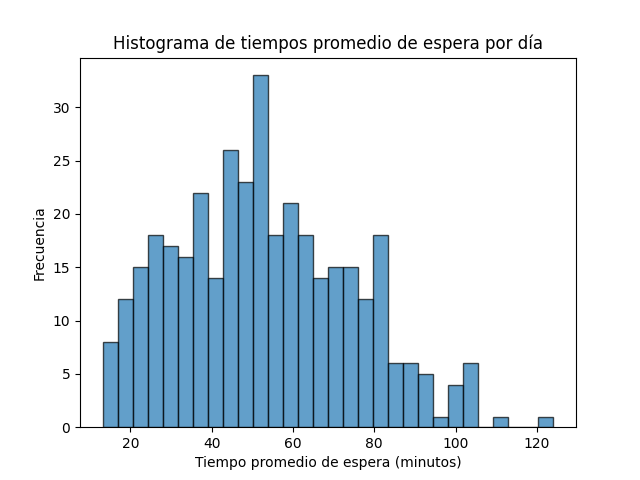

Write Python code to recreate this figure.
import numpy as np
import scipy.stats as stats
import matplotlib.pyplot as plt

# Parámetros
num_days = 365
hours_per_day = 8
minutes_per_hour = 60
total_minutes_per_day = hours_per_day * minutes_per_hour

# Tiempos de servicio
mean_service_time_cashier1 = 15
std_dev_service_time_cashier1 = 3
mean_service_time_cashier2 = 12

# Tiempo de llegada de clientes
mean_arrival_time = 10

# Simulación
wait_times = []
cashier1_busy_time = []
cashier2_busy_time = []

for day in range(num_days):
    current_time = 0
    queue = []
    cashier1_end_time = 0
    cashier2_end_time = 0
    day_wait_times = []
    cashier1_busy = 0
    cashier2_busy = 0

    while current_time < total_minutes_per_day:
        # Generar el tiempo de llegada del próximo cliente
        arrival_time = np.random.exponential(mean_arrival_time)
        current_time += arrival_time
        if current_time >= total_minutes_per_day:
            break
        queue.append(current_time)

        # Atención por cada cajero
        if queue:
            if current_time >= cashier1_end_time:
                service_time = np.random.normal(mean_service_time_cashier1, std_dev_service_time_cashier1)
                if service_time < 0:
                    service_time = 0
                cashier1_busy += service_time
                cashier1_end_time = current_time + service_time
                arrival = queue.pop(0)
                day_wait_times.append(cashier1_end_time - arrival)

            if queue and current_time >= cashier2_end_time:
                service_time = np.random.exponential(mean_service_time_cashier2)
                cashier2_busy += service_time
                cashier2_end_time = current_time + service_time
                arrival = queue.pop(0)
                day_wait_times.append(cashier2_end_time - arrival)
    
    wait_times.append(np.mean(day_wait_times))
    cashier1_busy_time.append(cashier1_busy / total_minutes_per_day)
    cashier2_busy_time.append(cashier2_busy / total_minutes_per_day)

# Cálculo del intervalo de confianza para el tiempo de espera promedio
confidence_level = 0.95
mean_wait_time = np.mean(wait_times)
sem_wait_time = stats.sem(wait_times)
ci_wait_time = stats.t.interval(confidence_level, num_days-1, loc=mean_wait_time, scale=sem_wait_time)

# Resultados
print(f"Tiempo promedio de espera: {mean_wait_time:.2f} minutos")
print(f"Intervalo de confianza al 95% para el tiempo de espera promedio: ({ci_wait_time[0]:.2f}, {ci_wait_time[1]:.2f}) minutos")

# Porcentaje de tiempo de ocupación de cada caja
mean_cashier1_busy = np.mean(cashier1_busy_time)
mean_cashier2_busy = np.mean(cashier2_busy_time)
print(f"Porcentaje de tiempo de ocupación de la caja 1: {mean_cashier1_busy*100:.2f}%")
print(f"Porcentaje de tiempo de ocupación de la caja 2: {mean_cashier2_busy*100:.2f}%")

# Histograma de los tiempos de espera promedio por día
plt.hist(wait_times, bins=30, edgecolor='k', alpha=0.7)
plt.xlabel('Tiempo promedio de espera (minutos)')
plt.ylabel('Frecuencia')
plt.title('Histograma de tiempos promedio de espera por día')
plt.show()
